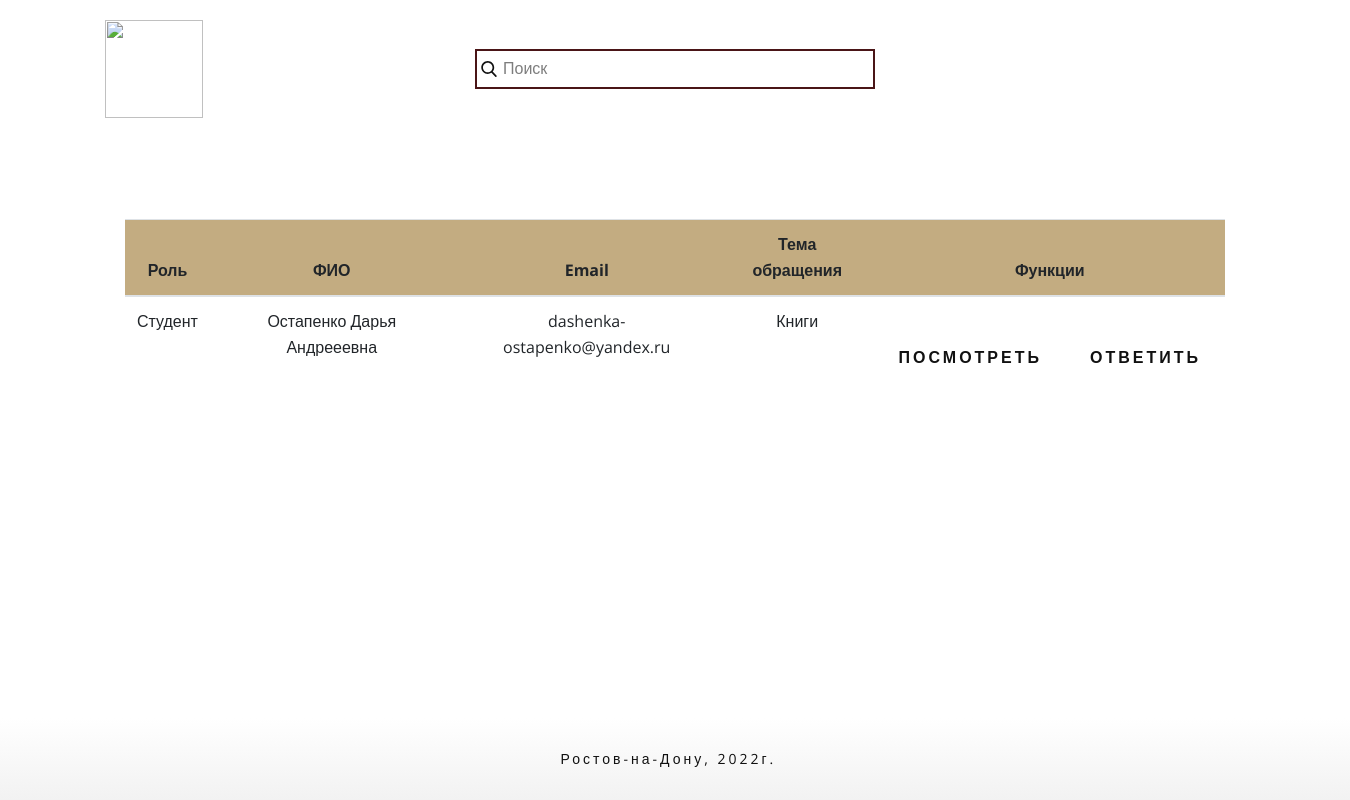
Page /afeedback/ (signed in) on the committed database.
### bookstore/models.py (models this page shows, shortened)
class Feedback(models.Model):
    Registration = 'Регистрация'
    Authorization = 'Авторизация'
    Books = 'Книги'
    Users = 'Пользователи'
    News = 'Новости'
    Other = 'Другое'
    TEMA_CHOICES = (
        (Registration, 'Регистрация'),
        (Authorization, 'Авторизация'),
        (Books, 'Книги'),
        (Users, 'Пользователи'),
        (News, 'Новости'),
        (Other, 'Другое'),
    )
    Admin = 'Администратор'
    Publisher = 'Студент'
    Librarian = 'Преподаватель'
    USERTYPE_CHOICES = (
        (Admin, 'Администратор'),
        (Publisher, 'Студент'),
        (Librarian, 'Преподаватель'),
    )
    user_id = models.CharField('ID пользователя', max_length=100, null=True, blank=True)
    uploaded_by = models.CharField('Отправил пользователь', max_length=100)
    fio = models.CharField('ФИО', max_length=254)
    email = models.EmailField(blank=True, max_length=254)
    tema = models.CharField('Тема', max_length=12, choices=TEMA_CHOICES)
    userTypeF = models.CharField('Роль', max_length=13, choices=TEMA_CHOICES)
    message = models.TextField(max_length=400, blank=True)

### bookstore/views.py (the view)
# urls.py: path('afeedback/', views.AFeedback.as_view(), name='afeedback'),
class AFeedback(LoginRequiredMixin, ListView):
    model = Feedback
    template_name = 'dashboard/questions.html'
    context_object_name = 'feedbacks'
    paginate_by = 10
    def get_queryset(self):
        return Feedback.objects.order_by('-id')

### bookstore/templates/dashboard/questions.html (shortened to what this page needs)
{% extends 'dashboard/base.html' %}
{% load static %}
{% block body %}
    <link rel="stylesheet" href="{% static 'css/allbooks.css' %}" media="screen">
     <section class="u-clearfix u-section-1">
     </section>
    <section class="u-clearfix u-section-1">
        <div class="u-clearfix u-sheet u-sheet-1">
            <div class="u-align-center u-container-style u-products-item u-repeater-item">
                <div class="card-body">
                    <table class="table" id="dataTable">
                        <thead style="background: #c3ac81;">
                        <tr>
                            <th scope="col">Роль</th>
                            <th scope="col">ФИО</th>
                            <th scope="col">Email</th>
                            <th scope="col">Тема обращения</th>
                            <th colspan="2">Функции</th>
                        </tr>
                        </thead>
                        <tbody>
                        {% if feedbacks %}
                            {% for feedback in feedbacks %}
                                <tr>
                                    <td>{{ feedback.userTypeF }}</td>
                                    <td>{{ feedback.fio }}</td>
                                    <td>{{ feedback.email }}</td>
                                    <td>{{ feedback.tema }}</td>
                                    <td><a href="{% url 'avanswer' feedback.pk %}" style="margin: auto; margin-bottom: 30px; margin-top: 30px; border: #b57900; background: #b57900; color: #ffffff" class="btn btn-warning u-active-custom-color-9 u-border-2 u-border-active-custom-color-9 u-border-hover-custom-color-10 u-btn u-button-style u-hover-custom-color-10 u-text-active-white u-text-hover-white u-white u-btn-1">Посмотреть</a></td>
                                    <td><a href="{% url 'answer_form' feedback.pk %}" style="margin: auto; margin-bottom: 30px; margin-top: 30px; border: #b57900; background: #b57900; color: #ffffff" class="btn btn-warning u-active-custom-color-9 u-border-2 u-border-active-custom-color-9 u-border-hover-custom-color-10 u-btn u-button-style u-hover-custom-color-10 u-text-active-white u-text-hover-white u-white u-btn-1">Ответить</a></td>
                                </tr>
                            {% endfor %}
                        {% endif %}
                        </tbody>
                    </table>
                </div>
            </div>
        </div>
    </section>
{% endblock %}

### static/css/master.css (style rules this page uses)
html { scroll-behavior: smooth; }

### static/css/allbooks.css (style rules this page uses)
.u-section-1 .u-sheet-1 { min-height: 83px; }
.u-section-1 .u-btn-1 { background-image: none; border-style: solid; font-weight: 700; text-transform: uppercase; letter-spacing: 3px; }

### bookstore/templates/dashboard/base.html (style rules this page uses)
body { margin: 0; display: flex; flex-direction: column; min-height: 100vh; }

### rows in the picture
Feedback: userTypeF "Студент", fio "Остапенко Дарья Андрееевна", email "dashenka-ostapenko@yandex.ru", tema "Книги"
